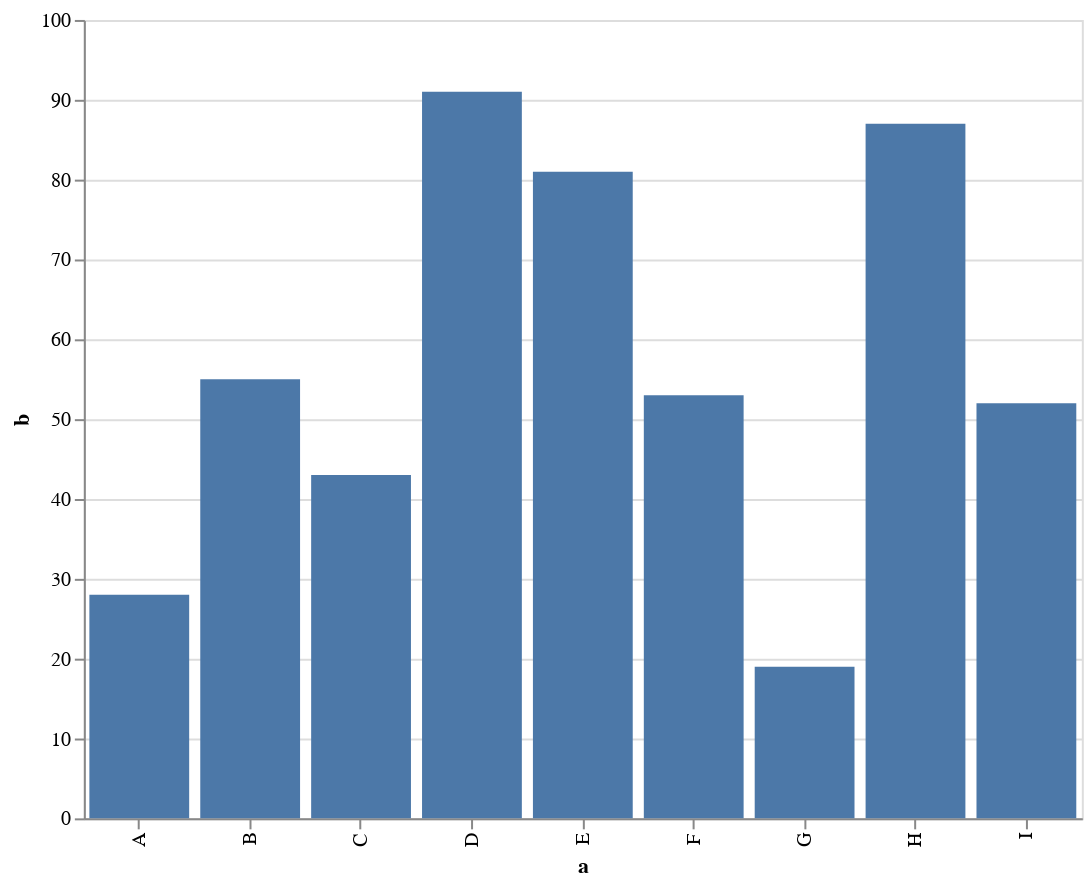

The cell this chart's notebook holds for it:
### Markdown cell above
#### _Gráfico de barras_ (aka _bar chart_)

### Code cell
import altair as alt
import pandas as pd

data = pd.DataFrame({
    'a': ['A', 'B', 'C', 'D', 'E', 'F', 'G', 'H', 'I'],
    'b': [28, 55, 43, 91, 81, 53, 19, 87, 52]
})

alt.Chart(data).mark_bar().encode(
    x='a',
    y='b'
).properties(
    height = 400,
    width = 500,
)

### Figure 1 — Vega-Lite specification as saved in the notebook (floating-point values rounded to 4 significant figures)
{"$schema": "https://vega.github.io/schema/vega-lite/v2.6.0.json", "config": {"view": {"height": 300, "width": 400}}, "data": {"name": "data-c2a3e89ba9d5d1687d5e8c28d630a033"}, "datasets": {"data-c2a3e89ba9d5d1687d5e8c28d630a033": [{"a": "A", "b": 28}, {"a": "B", "b": 55}, {"a": "C", "b": 43}, {"a": "D", "b": 91}, {"a": "E", "b": 81}, {"a": "F", "b": 53}, {"a": "G", "b": 19}, {"a": "H", "b": 87}, {"a": "I", "b": 52}]}, "encoding": {"x": {"field": "a", "type": "nominal"}, "y": {"field": "b", "type": "quantitative"}}, "height": 400, "mark": "bar", "width": 500}
